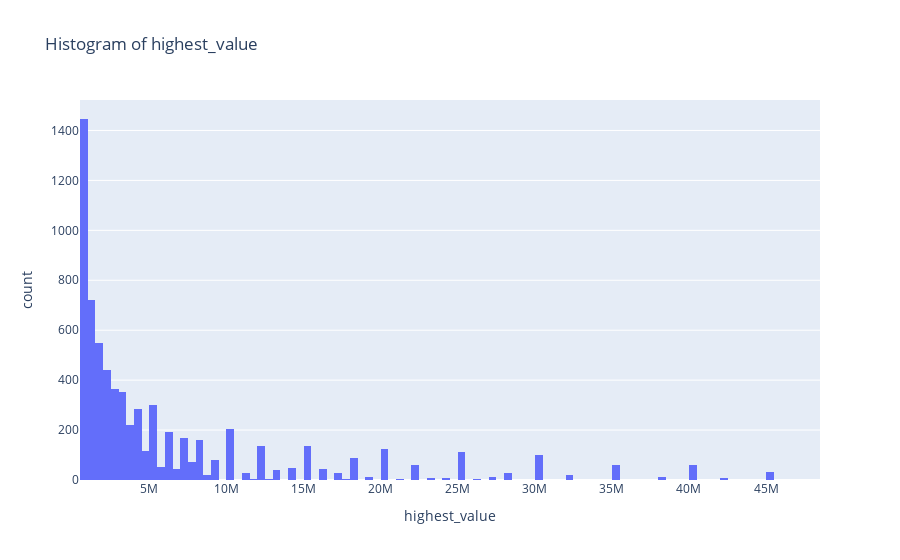

The notebook cell this image was saved under:
### Code cell
fig = px.histogram(player, x='highest_value', title='Histogram of highest_value')
fig.update_layout(xaxis_title='highest_value')
fig.show()

### Figure 1 — Plotly figure (JSON) as saved in the notebook; plotly's stock layout.template omitted (floating-point values rounded to 4 significant figures; data arrays with more than 128 entries replaced by an {"elided": "..."} marker saying what was removed)
{"data": [{"alignmentgroup": "True", "bingroup": "x", "hovertemplate": "highest_value=%{x}<br>count=%{y}<extra></extra>", "legendgroup": "", "marker": {"color": "#636efa", "pattern": {"shape": ""}}, "name": "", "offsetgroup": "", "orientation": "v", "showlegend": false, "type": "histogram", "x": {"elided": "7038 int values"}, "xaxis": "x", "yaxis": "y"}], "layout": {"barmode": "relative", "legend": {"tracegroupgap": 0}, "title": {"text": "Histogram of highest_value"}, "xaxis": {"anchor": "y", "domain": [0, 1], "title": {"text": "highest_value"}}, "yaxis": {"anchor": "x", "domain": [0, 1], "title": {"text": "count"}}}}
